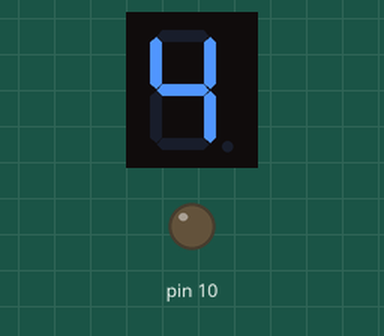
This sketch was run on a simulated Arduino Uno, built with avr-gcc and run on an emulated ATmega328P. On the bench: 1-digit seven-segment display, output pins drawn as LEDs (lit = HIGH). Wiring (inferred from the names in the program): 1-digit 7-segment display, segments lit when HIGH: segments pin 7, pin 6, pin 4, pin 3, pin 2, pin 8, pin 9. The segment pins are drawn as the display they are named for; pins used as bus, display or sensor lines are not drawn.

Above: at 0.1 s.
At 1.1 s:
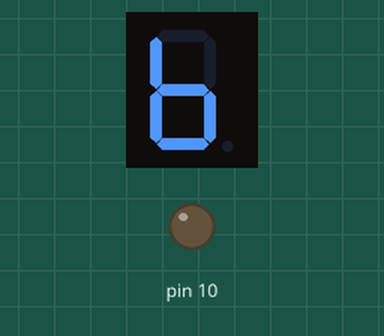
At 2.1 s:
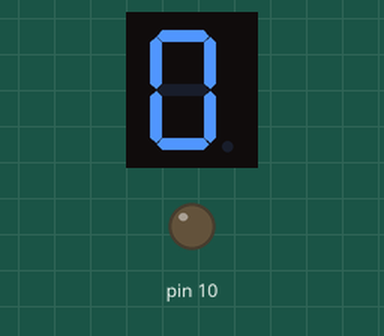

The sketch:

four_two_o.ino
```cpp
int A = 7;
int B = 6;
int C = 4;
int D = 3;
int E = 2;
int F = 8;
int G = 9;
byte num0 = 0x3F;
byte num1 = 0x6;
byte num2 = 0x5B;
byte num3 = 0x4F;
byte num4 = 0x66;
byte num5 = 0x6D;
byte num6 = 0x7C;
byte num7 = 0x7;
byte num8 = 0x7F;
byte num9 = 0x6F;
void on(byte num)
{
  int result = bitRead(num, 0);
      if (result == 1)
    {digitalWrite(A, HIGH);}
    else
    {digitalWrite(A, LOW);}
      result = bitRead( num, 1);
      if (result == 1)
    {digitalWrite(B, HIGH);}
    else
    {digitalWrite(B, LOW);}
    result = bitRead( num, 2);
      if (result == 1)
    {digitalWrite(C, HIGH);}
    else
    {digitalWrite(C, LOW);}
   result = bitRead( num, 3);
      if (result == 1)
    {digitalWrite(D, HIGH);}
    else
    {digitalWrite(D, LOW);}
   result = bitRead( num, 4);
      if (result == 1)
    {digitalWrite(E, HIGH);}
    else
    {digitalWrite(E, LOW);}

   result = bitRead( num, 5);
      if (result == 1)
    {digitalWrite(F, HIGH);}
    else
    {digitalWrite(F, LOW);}

   result = bitRead( num, 6);
      if (result == 1)
    {digitalWrite(G, HIGH);}
    else
    {digitalWrite(G, LOW);}
  }
void setup() {       // Our setup routine
  pinMode(A, OUTPUT); // Making all pins outputs
  pinMode(B, OUTPUT);
  pinMode(C, OUTPUT);
  pinMode(D, OUTPUT);
  pinMode(E, OUTPUT);
  pinMode(F, OUTPUT);
  pinMode(G, OUTPUT);
  pinMode(10,OUTPUT);
}
void loop() {   // Loops forever
  on(num4);
  delay(1000);
  on(num6);
  delay(1000);
  on(num0);
  delay(1000);
}
```

Measured:
- by itself, everything shown: repeats every 3.0 s, in 3 steps
- what the display in image 1 shows lasts 1.0 s, from 1.0 s to 2.0 s
